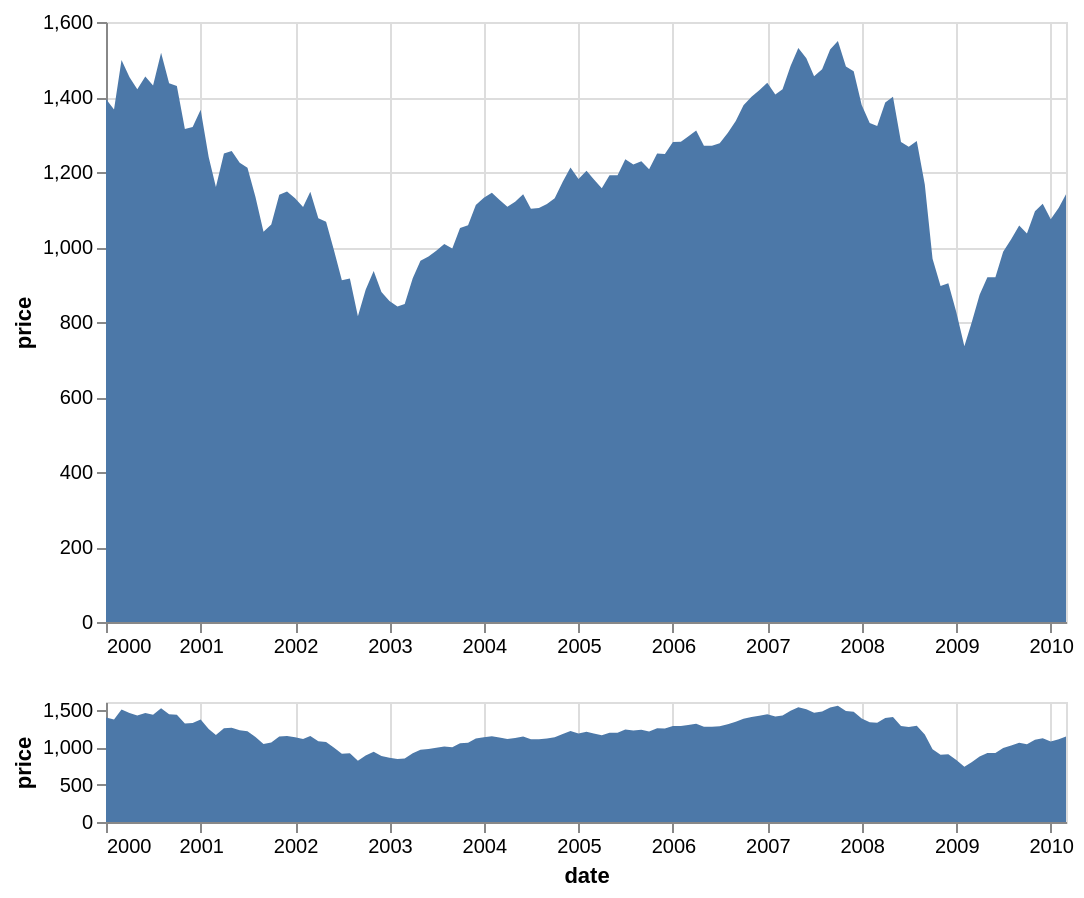

Express this chart as Vega-Lite.
### Vega-Lite specification from a JSON file in a GitHub repository (floating-point values rounded to 4 significant figures)
{"$schema": "https://vega.github.io/schema/vega-lite/v4.json", "data": {"values": [{"date": "Jan 1 2000", "price": 1394.0}, {"date": "Feb 1 2000", "price": 1366.0}, {"date": "Mar 1 2000", "price": 1499.0}, {"date": "Apr 1 2000", "price": 1452.0}, {"date": "May 1 2000", "price": 1421.0}, {"date": "Jun 1 2000", "price": 1455.0}, {"date": "Jul 1 2000", "price": 1431.0}, {"date": "Aug 1 2000", "price": 1518.0}, {"date": "Sep 1 2000", "price": 1437.0}, {"date": "Oct 1 2000", "price": 1429.0}, {"date": "Nov 1 2000", "price": 1315.0}, {"date": "Dec 1 2000", "price": 1320.0}, {"date": "Jan 1 2001", "price": 1366.0}, {"date": "Feb 1 2001", "price": 1240.0}, {"date": "Mar 1 2001", "price": 1160.0}, {"date": "Apr 1 2001", "price": 1249.0}, {"date": "May 1 2001", "price": 1256.0}, {"date": "Jun 1 2001", "price": 1224.0}, {"date": "Jul 1 2001", "price": 1211.0}, {"date": "Aug 1 2001", "price": 1134.0}, {"date": "Sep 1 2001", "price": 1041.0}, {"date": "Oct 1 2001", "price": 1060.0}, {"date": "Nov 1 2001", "price": 1139.0}, {"date": "Dec 1 2001", "price": 1148.0}, {"date": "Jan 1 2002", "price": 1130.0}, {"date": "Feb 1 2002", "price": 1107.0}, {"date": "Mar 1 2002", "price": 1147.0}, {"date": "Apr 1 2002", "price": 1077.0}, {"date": "May 1 2002", "price": 1067.0}, {"date": "Jun 1 2002", "price": 989.8}, {"date": "Jul 1 2002", "price": 911.6}, {"date": "Aug 1 2002", "price": 916.1}, {"date": "Sep 1 2002", "price": 815.3}, {"date": "Oct 1 2002", "price": 885.8}, {"date": "Nov 1 2002", "price": 936.3}, {"date": "Dec 1 2002", "price": 879.8}, {"date": "Jan 1 2003", "price": 855.7}, {"date": "Feb 1 2003", "price": 841.1}, {"date": "Mar 1 2003", "price": 848.2}, {"date": "Apr 1 2003", "price": 916.9}, {"date": "May 1 2003", "price": 963.6}, {"date": "Jun 1 2003", "price": 974.5}, {"date": "Jul 1 2003", "price": 990.3}, {"date": "Aug 1 2003", "price": 1008.0}, {"date": "Sep 1 2003", "price": 996.0}, {"date": "Oct 1 2003", "price": 1051.0}, {"date": "Nov 1 2003", "price": 1058.0}, {"date": "Dec 1 2003", "price": 1112.0}, {"date": "Jan 1 2004", "price": 1131.0}, {"date": "Feb 1 2004", "price": 1145.0}, {"date": "Mar 1 2004", "price": 1126.0}, {"date": "Apr 1 2004", "price": 1107.0}, {"date": "May 1 2004", "price": 1121.0}, {"date": "Jun 1 2004", "price": 1141.0}, {"date": "Jul 1 2004", "price": 1102.0}, {"date": "Aug 1 2004", "price": 1104.0}, {"date": "Sep 1 2004", "price": 1115.0}, {"date": "Oct 1 2004", "price": 1130.0}, {"date": "Nov 1 2004", "price": 1174.0}, {"date": "Dec 1 2004", "price": 1212.0}, {"date": "Jan 1 2005", "price": 1181.0}, {"date": "Feb 1 2005", "price": 1204.0}, {"date": "Mar 1 2005", "price": 1181.0}, {"date": "Apr 1 2005", "price": 1157.0}, {"date": "May 1 2005", "price": 1192.0}, {"date": "Jun 1 2005", "price": 1191.0}, {"date": "Jul 1 2005", "price": 1234.0}, {"date": "Aug 1 2005", "price": 1220.0}, {"date": "Sep 1 2005", "price": 1229.0}, {"date": "Oct 1 2005", "price": 1207.0}, {"date": "Nov 1 2005", "price": 1249.0}, {"date": "Dec 1 2005", "price": 1248.0}, {"date": "Jan 1 2006", "price": 1280.0}, {"date": "Feb 1 2006", "price": 1281.0}, {"date": "Mar 1 2006", "price": 1295.0}, {"date": "Apr 1 2006", "price": 1311.0}, {"date": "May 1 2006", "price": 1270.0}, {"date": "Jun 1 2006", "price": 1270.0}, {"date": "Jul 1 2006", "price": 1277.0}, {"date": "Aug 1 2006", "price": 1304.0}, {"date": "Sep 1 2006", "price": 1336.0}, {"date": "Oct 1 2006", "price": 1378.0}, {"date": "Nov 1 2006", "price": 1401.0}, {"date": "Dec 1 2006", "price": 1418.0}, {"date": "Jan 1 2007", "price": 1438.0}, {"date": "Feb 1 2007", "price": 1407.0}, {"date": "Mar 1 2007", "price": 1421.0}, {"date": "Apr 1 2007", "price": 1482.0}, {"date": "May 1 2007", "price": 1531.0}, {"date": "Jun 1 2007", "price": 1503.0}, {"date": "Jul 1 2007", "price": 1455.0}, {"date": "Aug 1 2007", "price": 1474.0}, {"date": "Sep 1 2007", "price": 1527.0}, {"date": "Oct 1 2007", "price": 1549.0}, {"date": "Nov 1 2007", "price": 1481.0}, {"date": "Dec 1 2007", "price": 1468.0}, {"date": "Jan 1 2008", "price": 1379.0}, {"date": "Feb 1 2008", "price": 1331.0}, {"date": "Mar 1 2008", "price": 1323.0}, {"date": "Apr 1 2008", "price": 1386.0}, {"date": "May 1 2008", "price": 1400.0}, {"date": "Jun 1 2008", "price": 1280.0}, {"date": "Jul 1 2008", "price": 1267.0}, {"date": "Aug 1 2008", "price": 1283.0}, {"date": "Sep 1 2008", "price": 1166.0}, {"date": "Oct 1 2008", "price": 968.8}, {"date": "Nov 1 2008", "price": 896.2}, {"date": "Dec 1 2008", "price": 903.2}, {"date": "Jan 1 2009", "price": 825.9}, {"date": "Feb 1 2009", "price": 735.1}, {"date": "Mar 1 2009", "price": 797.9}, {"date": "Apr 1 2009", "price": 872.8}, {"date": "May 1 2009", "price": 919.1}, {"date": "Jun 1 2009", "price": 919.3}, {"date": "Jul 1 2009", "price": 987.5}, {"date": "Aug 1 2009", "price": 1021.0}, {"date": "Sep 1 2009", "price": 1057.0}, {"date": "Oct 1 2009", "price": 1036.0}, {"date": "Nov 1 2009", "price": 1096.0}, {"date": "Dec 1 2009", "price": 1115.0}, {"date": "Jan 1 2010", "price": 1074.0}, {"date": "Feb 1 2010", "price": 1104.0}, {"date": "Mar 1 2010", "price": 1140.0}]}, "vconcat": [{"width": 480, "mark": "area", "encoding": {"x": {"field": "date", "type": "temporal", "scale": {"domain": {"selection": "brush"}}, "axis": {"title": ""}}, "y": {"field": "price", "type": "quantitative"}}}, {"width": 480, "height": 60, "mark": "area", "selection": {"brush": {"type": "interval", "encodings": ["x"]}}, "encoding": {"x": {"field": "date", "type": "temporal"}, "y": {"field": "price", "type": "quantitative", "axis": {"tickCount": 3, "grid": false}}}}]}
